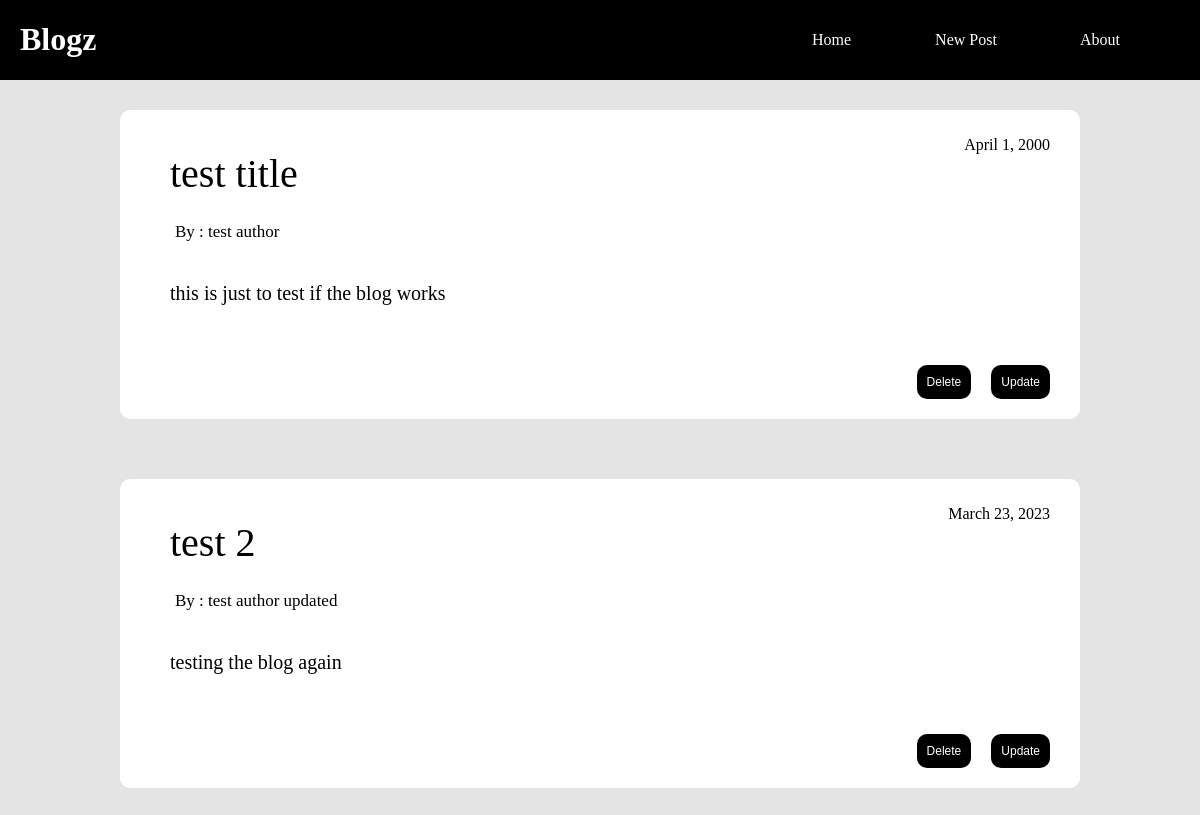
Before: / with the older database file.
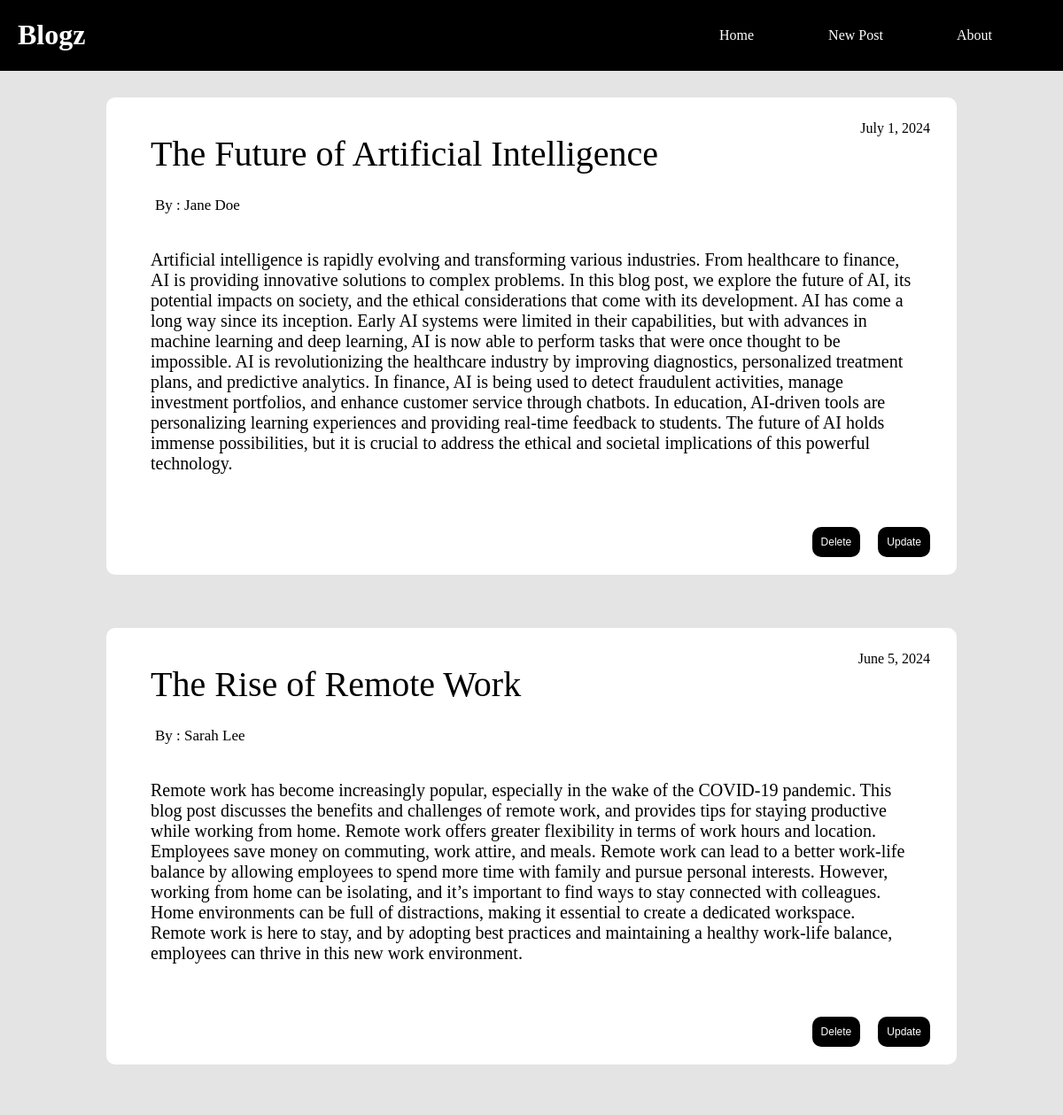
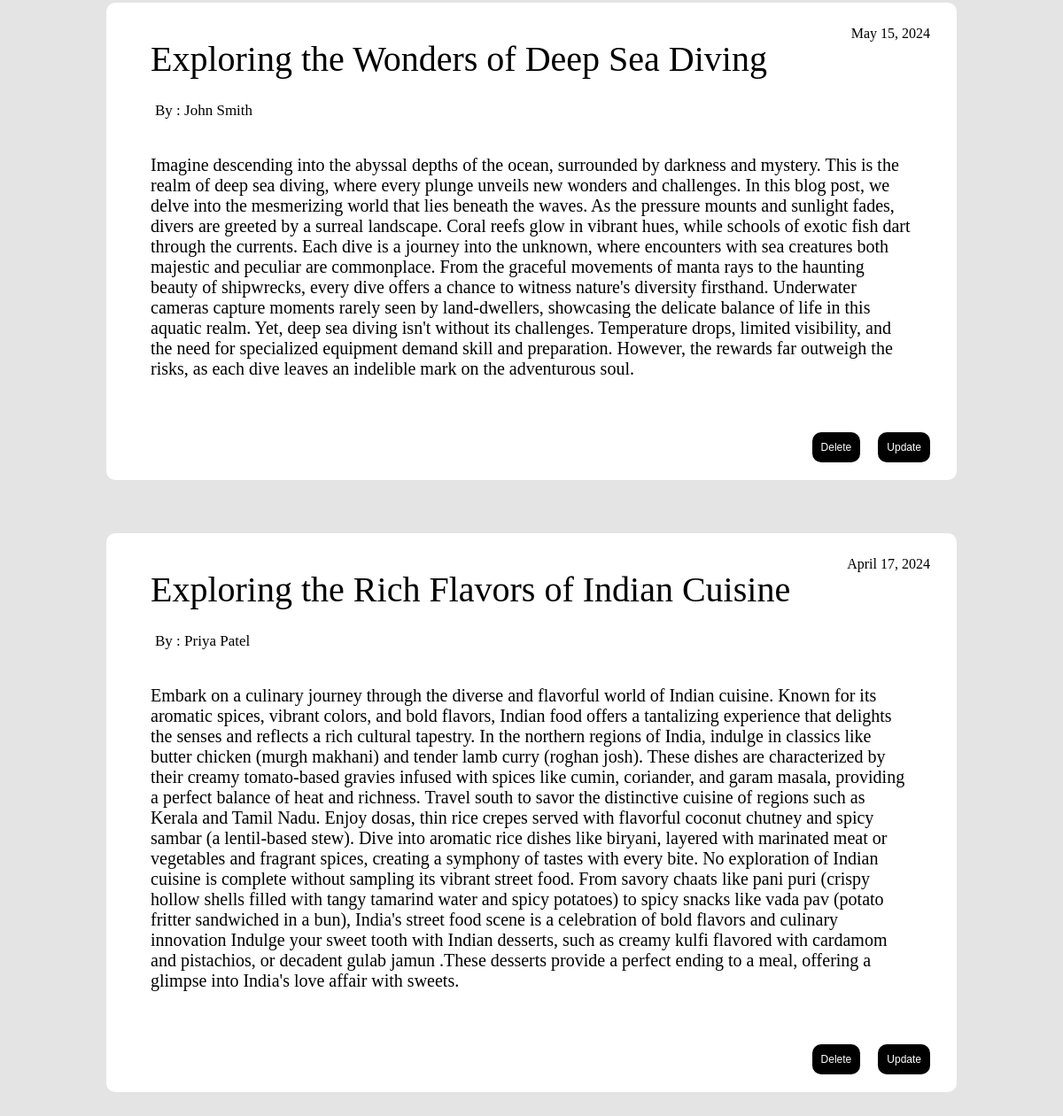
After: the same page with the newer database file (2 pictures, top to bottom).
### blog_app/models.py (models this page shows)
class Blog(models.Model):
    title = models.CharField(max_length=20)
    author = models.CharField(max_length=50)
    date = models.DateField()
    content = models.CharField(max_length=1000)

### blog_app/views.py (the view)
# urls.py: path('', views.home_view, name='home'),
def home_view(request):
    blogs = Blog.objects.all()
    data = {
        'blogdata': blogs
    }
    return render(request, 'home.html', context=data)

### blog_app/templates/home.html (shortened to what this page needs)
{% load static %}
<!DOCTYPE html>
<html>
<head>
    <link rel="stylesheet" href="{% static 'home.css' %}">
</head>
<body>
    <div class="navbar">
        <h1 class="app-title">
            Blogz
        </h1>
        <div class="app-navbar">
            <a href="" class="navbar-links">Home</a>
            <a href="add" class="navbar-links">New Post</a>
            <a href="" class="navbar-links">About</a>
        </div>
    </div>
    <div class="container">
        {% for blog in blogdata %}
            <div class="blog-card">
                <div class="header">
                    <div class="blog-header">
                        <div class="blog-title">
                            <p style="margin: 0px;">{{ blog.title }}</p>
                        </div>
                        <p class="blog-author">By : {{ blog.author }}</p>
                    </div>
                    <p style="padding-top: 10px;">{{ blog.date }}</p>
                </div>
                <p class="blog-content">{{ blog.content }}</p>
                <div class="blog-buttons">
                    <a href="{% url 'delete' blog.pk %}" class="blog-button">Delete</a>
                    <a href="{% url 'getbloginfo' blog.pk %}" class="blog-button">Update</a>
                </div>
            </div>
        {% endfor %}
    </div>
</body>
</html>

### blog_app/static/home.css (style rules this page uses)
body { margin: 0px; padding: 0px; background-color: rgb(228, 228, 228); }
.container { display: flex; flex-direction: column; justify-content: center; align-items: center; }
.navbar { width: 100%; display: flex; justify-content: space-between; background-color: black; align-items: center; }
.app-title { margin-left: 20px; color: white; }
.navbar-links { color: white; text-decoration: none; margin-right: 80px; }
.blog-card { background-color: white; width: 900px; padding-inline: 30px; margin: 30px; border-radius: 10px; }
.blog-title { margin-top: 20px; font-size: 40px; padding-left: 20px; padding-top: 20px; font-family: Georgia, 'Times New Roman', Times, serif; }
.blog-author { padding-left: 25px; padding-top: 25px; font-size: 17px; margin: 0px; }
.header { display: flex; justify-content: space-between; }
.blog-content { padding: 20px; font-size: 20px; }
.blog-buttons { width: 100%; display: flex; justify-content: end; padding-top: 20px; padding-left: 20px; margin-bottom: 20px; }
.blog-button { text-decoration: none; background-color: black; color: white; padding: 10px; margin-right: 20px; font-size: 12px; border-radius: 10px; font-family: Verdana, Geneva, Tahoma, sans-serif; }

Changed rows visible on the page:
removed Blog: title "test title", author "test author", date "April 1, 2000", content "this is just to test if the blog works"
removed Blog: title "test 2", author "test author updated", date "March 23, 2023", content "testing the blog again"
added Blog: title "The Future of Artificial Intelligence", author "Jane Doe", date "July 1, 2024", content "Artificial intelligence is rapidly evolving and transforming various industries. From healthcare to finance, AI is providing innovative solutions to complex problems. In this blog post, we explore the future of AI, its potential impacts on society, and the ethical considerations that come with its development. AI has come a long way since its inception. Early AI systems were limited in their capabilities, but with advances in machine learning and deep learning, AI is now able to perform tasks that were once thought to be impossible. AI is revolutionizing the healthcare industry by improving diagnostics, personalized treatment plans, and predictive analytics. In finance, AI is being used to…"
added Blog: title "The Rise of Remote Work", author "Sarah Lee", date "June 5, 2024", content "Remote work has become increasingly popular, especially in the wake of the COVID-19 pandemic. This blog post discusses the benefits and challenges of remote work, and provides tips for staying productive while working from home. Remote work offers greater flexibility in terms of work hours and location. Employees save money on commuting, work attire, and meals. Remote work can lead to a better work-life balance by allowing employees to spend more time with family and pursue personal interests. However, working from home can be isolating, and it’s important to find ways to stay connected with colleagues. Home environments can be full of distractions, making it essential to create a dedicated…"
added Blog: title "Exploring the Wonders of Deep Sea Diving", author "John Smith", date "May 15, 2024", content "Imagine descending into the abyssal depths of the ocean, surrounded by darkness and mystery. This is the realm of deep sea diving, where every plunge unveils new wonders and challenges. In this blog post, we delve into the mesmerizing world that lies beneath the waves. As the pressure mounts and sunlight fades, divers are greeted by a surreal landscape. Coral reefs glow in vibrant hues, while schools of exotic fish dart through the currents. Each dive is a journey into the unknown, where encounters with sea creatures both majestic and peculiar are commonplace. From the graceful movements of manta rays to the haunting beauty of shipwrecks, every dive offers a chance to witness nature's…"
added Blog: title "Exploring the Rich Flavors of Indian Cuisine", author "Priya Patel", date "April 17, 2024", content "Embark on a culinary journey through the diverse and flavorful world of Indian cuisine. Known for its aromatic spices, vibrant colors, and bold flavors, Indian food offers a tantalizing experience that delights the senses and reflects a rich cultural tapestry. In the northern regions of India, indulge in classics like butter chicken (murgh makhani) and tender lamb curry (roghan josh). These dishes are characterized by their creamy tomato-based gravies infused with spices like cumin, coriander, and garam masala, providing a perfect balance of heat and richness. Travel south to savor the distinctive cuisine of regions such as Kerala and Tamil Nadu. Enjoy dosas, thin rice crepes served with…"
